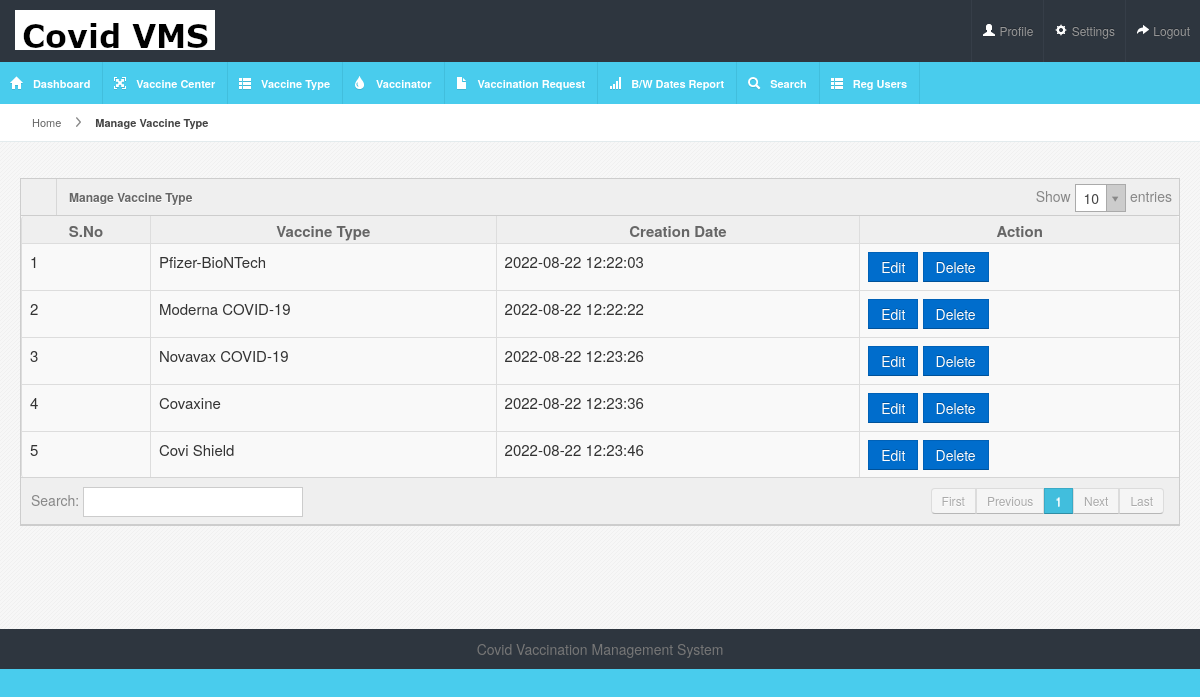
/covidvms/admin/manage-vaccine-type.php (signed in), run on the app's committed database.
### tables this page shows
CREATE TABLE `tblvaccinetype` (
  `ID` int(5) NOT NULL,
  `VaccineType` varchar(100) DEFAULT NULL,
  `CreationDate` timestamp NULL DEFAULT current_timestamp()
);

### covidvms/admin/manage-vaccine-type.php (the view, shortened to what this page needs)
<?php
include('includes/dbconnection.php');
if (strlen($_SESSION['cvmsaid']==0)) {
  header('location:logout.php');
  } else{
?>
<!DOCTYPE html>
<html lang="en">
<head>
<link rel="stylesheet" href="css/bootstrap.min.css" />
<link rel="stylesheet" href="css/bootstrap-responsive.min.css" />
<link rel="stylesheet" href="css/uniform.css" />
<link rel="stylesheet" href="css/select2.css" />
<link rel="stylesheet" href="css/maruti-style.css" />
<link rel="stylesheet" href="css/maruti-media.css" class="skin-color" />
</head>
<body>
<?php include_once('includes/header.php');?>
<div id="content">
  <div id="content-header">
    <div id="breadcrumb"> <a href="dashboard.php" title="Go to Home" class="tip-bottom"><i class="icon-home"></i> Home</a> <a href="manage-vaccine-type.php" class="current">Manage Vaccine Type</a> </div>
  </div>
  <div class="container-fluid">
    <div class="row-fluid">
      <div class="span12">
        <div class="widget-box">
          <div class="widget-title">
             <span class="icon"><i class="icon-th"></i></span>
            <h5>Manage Vaccine Type</h5>
          </div>
          <div class="widget-content nopadding">
            <table class="table table-bordered data-table" style="font-size: 15px;">
              <thead>
                <tr >
                  <th style="font-size: 15px;">S.No</th>
                  <th style="font-size: 15px;">Vaccine Type</th>
                  <th style="font-size: 15px;">Creation Date</th>
                  <th style="font-size: 15px;">Action</th>
                </tr>
              </thead>
              <tbody>
                <?php
$sql="SELECT * from tblvaccinetype";
$query = $dbh -> prepare($sql);
$query->execute();
$results=$query->fetchAll(PDO::FETCH_OBJ);
$cnt=1;
if($query->rowCount() > 0)
{
foreach($results as $row)
{               ?>
                <tr class="gradeX">
                  <td><?php echo htmlentities($cnt);?></td>
                                    <td><?php  echo htmlentities($row->VaccineType);?></td>
                                    <td><?php  echo htmlentities($row->CreationDate);?></td>
                                    <td><a class="btn btn-sm btn-primary" href="edit-vaccine-type.php?editid=<?php echo htmlentities ($row->ID);?>">Edit</a> <a class="btn btn-sm btn-primary" href="manage-vaccine-type.php?delid=<?php echo ($row->ID);?>"  onclick="return confirm('Do you really want to Delete ?');">Delete</a></td>
                </tr><?php $cnt=$cnt+1;}} ?>
              </tbody>
            </table>
          </div>
        </div>
      </div>
    </div>
  </div>
</div>
<?php include_once('includes/footer.php');?>
</body>
</html><?php }  ?>

### covidvms/admin/css/maruti-style.css (style rules this page uses)
* { outline:none !important; -moz-outline: none !important; }
body { overflow-x: hidden; margin-top: -10px; }
select, textarea, input[type="text"], input[type="password"], input[type="datetime"], input[type="datetime-local"], input[type="date"], input[type="month"], input[type="time"], input[type="week"], input[type="number"], input[type="email"], input[type="url"], input[type="search"], input[type="tel"], input[type="color"], .uneditable-input, .label, .dropdown-menu, .btn, .well, .progress, .table-bordered, .btn-group > .btn:first-child, .btn-group > .btn:last-child, .btn-group > .btn:last-child, .btn-group > .dropdown-toggle, .alert { border-radius:0px; }
.btn, textarea, input[type="text"], input[type="password"], input[type="datetime"], input[type="datetime-local"], input[type="date"], input[type="month"], input[type="time"], input[type="week"], input[type="number"], input[type="email"], input[type="url"], input[type="search"], input[type="tel"], input[type="color"], .uneditable-input { box-shadow:none; }
.progress, .progress-success .bar, .progress .bar-success, .progress-warning .bar, .progress .bar-warning, .progress-danger .bar, .progress .bar-danger, .progress-info .bar, .progress .bar-info, .btn, .btn-primary { background-image:none; }
#content { background:url(../images/backgrounds/bodyBg.png) repeat #fff; margin-left:0px; margin-right: 0; margin-top:80px; padding-bottom: 25px; position: relative; min-height: 500px; width: auto; }
#content-header { position: abslute; width: 100%; margin-top: -38px; z-index: 20; }
.container-fluid .row-fluid:first-child { margin-top: 20px; }
#breadcrumb { background-color: #fff; border-bottom: 1px solid #e3ebed; }
#breadcrumb a { padding: 8px 20px 8px 10px; display: inline-block; background-image: url('../img/breadcrumb.png'); background-position: center right; background-repeat: no-repeat; font-size: 11px; color: #666666; }
#breadcrumb a:last-child { background-image:none; }
#breadcrumb a.current { font-weight: bold; color: #444444; }
#breadcrumb a i { margin-right: 5px; opacity: .6; }
.stat-boxes .peity_bar_good, .stat-boxes .peity_line_good, { color: #459D1C; }
.widget-box { background: none repeat scroll 0 0 #F9F9F9; border-top: 1px solid #CDCDCD; border-left: 1px solid #CDCDCD; border-right: 1px solid #CDCDCD; clear: both; margin-top: 16px; margin-bottom: 16px; position: relative; }
.widget-title, .modal-header, .table th, div.dataTables_wrapper .ui-widget-header { background-color: #efefef; border-bottom: 1px solid #CDCDCD; height: 36px; }
.widget-title span.icon { border-right: 1px solid #cdcdcd; padding: 9px 10px 7px 11px; float: left; opacity: .7; }
.widget-title h5 { color: #666666; text-shadow: 0 1px 0 #ffffff; float: left; font-size: 12px; font-weight: bold; padding: 12px; line-height: 12px; margin: 0; }
.widget-content { padding: 12px 15px; border-bottom: 1px solid #cdcdcd; }
.table th { height: auto; font-size: 14px; padding: 5px 10px 2px; border-bottom: 0; text-align: center; color: #666666; }
.nopadding { padding: 0 !important; }
.nopadding .table { margin-bottom: 0; }
.nopadding .table-bordered { border: 0; }

### covidvms/admin/css/maruti-media.css (style rules this page uses)
body { background:#49CCED; }

### data on the page
tblvaccinetype: VaccineType "Pfizer-BioNTech", CreationDate "2022-08-22 12:22:03"
tblvaccinetype: VaccineType "Moderna COVID-19", CreationDate "2022-08-22 12:22:22"
tblvaccinetype: VaccineType "Novavax COVID-19", CreationDate "2022-08-22 12:23:26"
tblvaccinetype: VaccineType "Covaxine", CreationDate "2022-08-22 12:23:36"
tblvaccinetype: VaccineType "Covi Shield", CreationDate "2022-08-22 12:23:46"
